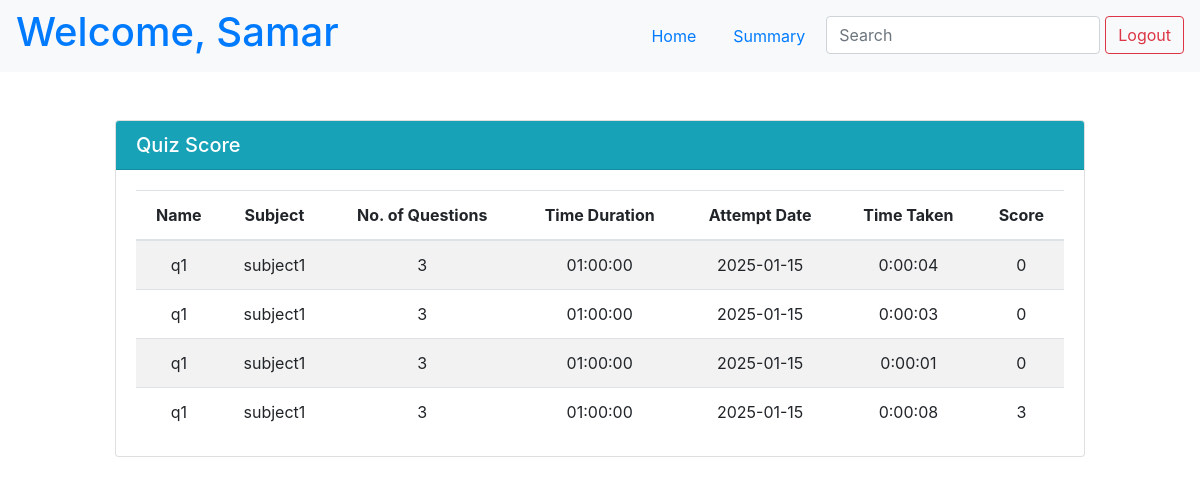
The app's page /samar/score (signed in) with its own data.
### app.py (models this page shows)
class User(db.Model):
    __tablename__ = 'user'
    id = db.Column(db.Integer, primary_key=True, autoincrement=True)
    name = db.Column(db.String(255), nullable=False)
    username = db.Column(db.String(255), unique=True, nullable=False)
    password = db.Column(db.String(255), nullable=False)
    dob = db.Column(db.Date)
    blocked = db.Column(db.Boolean, default=False)

class Score(db.Model):
    __tablename__ = 'score'
    id = db.Column(db.Integer, primary_key=True, autoincrement=True)
    user_id = db.Column(db.Integer, db.ForeignKey('user.id'), nullable=False)
    quiz_name = db.Column(db.String(255), nullable=False)
    quiz_date = db.Column(db.Date, nullable=False)
    quiz_time_duration = db.Column(db.Time, nullable=False)
    subject_name = db.Column(db.String(255), nullable=False)
    no_of_questions = db.Column(db.Integer, nullable=False)
    start_time = db.Column(db.DateTime)
    end_time = db.Column(db.DateTime)
    user_score = db.Column(db.Integer, nullable=False)

### app.py (the view)
@app.route("/<username>/score")
def user_score(username):
    user = User.query.filter_by(username=username).first()
    if not user or (not 'username' in session or username != session["username"]):
        flash("Invalid credentials!", "error")
        return redirect(url_for("index"))
    data = []
    tmp_data = Score.query.filter_by(user_id=user.id).all()
    for row in tmp_data:
        data.append({
            "quiz_name":row.quiz_name,
            "subject_name":row.subject_name,
            "no_of_questions": row.no_of_questions,
            "quiz_date":row.quiz_date,
            "time_duration":row.quiz_time_duration,
            "attempt_date":row.start_time.date(),
            "attempt_time":row.end_time-row.start_time,
            "user_score":row.user_score
        })
    return render_template("user_score.html", user=user, data=data)

### app.py (called while the page is built)
@app.after_request
def add_header(response):
    response.headers['Cache-Control'] = 'no-store, no-cache, must-revalidate, post-check=0, pre-check=0, max-age=0'
    response.headers['Pragma'] = 'no-cache'
    response.headers['Expires'] = '-1'
    return response

### templates/user_score.html (shortened to what this page needs)
{% extends 'base.html' %}
{% block content %}
<div class="page-wrapper">
    <nav class="navbar navbar-expand-lg navbar-light bg-light">
        <a href="{{ url_for('user', username=user.username) }}" style="text-decoration: none;">
            <h1>Welcome, {{user.name}}</h1>
        </a>
        <ul class="nav ml-auto">
            <li class="nav-item">
                <a class="nav-link" href="/{{user.username}}">Home</a>
            </li>
            <li class="nav-item">
                <a class="nav-link" href="/{{user.username}}/summary">Summary</a>
            </li>
            <li class="nav-item">
                <input class="form-control" type="search" placeholder="Search" aria-label="Search" name="q"
                    hx-get="/{{user.username}}/score/search" hx-trigger="keyup changed delay:500ms" hx-target="#search-results">
            </li>
            <li>
                <form action="/logout" class="d-inline">
                    <button type="submit" class="btn btn-outline-danger">Logout</button>
                </form>
            </li>
        </ul>
    </nav>
    <div id="search-results">
        {% if not search %}
        {% include 'quiz_score.html' %}
        {% endif %}
    </div>
</div>
{% endblock %}

### templates/quiz_score.html
<div class="d-flex justify-content-center mt-5">
    <div class="col-md-10">
        <div class="card">
            <div class="card-header bg-info text-white d-flex align-items-center justify-content-between">
                <h5 class="card-title m-0">Quiz Score</h5>
            </div>
            <div class="card-body">
                <table class="table table-striped mb-0 text-center">
                    <thead>
                        <tr>
                            <th class="text-center">Name</th>
                            <th class="text-center">Subject</th>
                            <th class="text-center">No. of Questions</th>
                            <th class="text-center">Time Duration</th>
                            <th class="text-center">Attempt Date</th>
                            <th class="text-center">Time Taken</th>
                            <th class="text-center">Score</th>
                        </tr>
                    </thead>
                    <tbody>
                        {% for row in data %}
                        <tr>
                            <td class="text-center">{{ row.quiz_name }}</td>
                            <td class="text-center">{{ row.subject_name }}</td>
                            <td class="text-center">{{ row.no_of_questions }}</td>
                            <td class="text-center">{{ row.time_duration }}</td>
                            <td class="text-center">{{ row.attempt_date }}</td>
                            <td class="text-center">{{ row.attempt_time }}</td>
                            <td class="text-center">{{ row.user_score }}</td>
                        </tr>
                        {% endfor %}
                    </tbody>
                </table>
            </div>
        </div>
    </div>
</div>

### templates/user_score.html (style rules this page uses)
.nav-item { margin-right: 5px; }

### records on screen
User: name "Samar"
Score: quiz_name "q1", subject_name "subject1", no_of_questions "3", time_duration "01:00:00", attempt_date "2025-01-15", attempt_time "0:00:04", user_score "0"
Score: quiz_name "q1", subject_name "subject1", no_of_questions "3", time_duration "01:00:00", attempt_date "2025-01-15", attempt_time "0:00:03", user_score "0"
Score: quiz_name "q1", subject_name "subject1", no_of_questions "3", time_duration "01:00:00", attempt_date "2025-01-15", attempt_time "0:00:01", user_score "0"
Score: quiz_name "q1", subject_name "subject1", no_of_questions "3", time_duration "01:00:00", attempt_date "2025-01-15", attempt_time "0:00:08", user_score "3"
